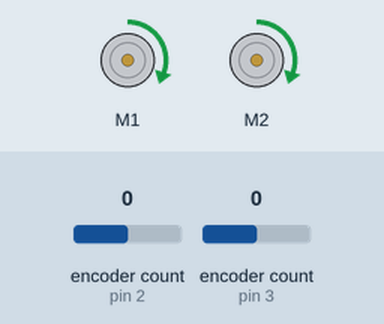
A sketch run on a simulated Arduino Uno, built with avr-gcc and run on an emulated ATmega328P. Shown: 2 × DC motor (green arrow = forward, orange = backward, longer = faster). The test bench sets the inputs (shaded band); at power-on: encoder count (sensors on pin 2, pin 3) 0. What the sketch prints to the serial monitor is not drawn.

Above: at 0.1 s.
Timing chart, 0 to 1.6 s (numbered marks = the images above):
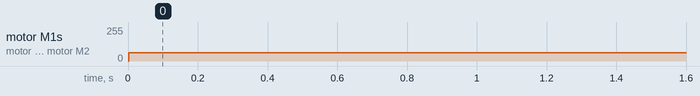

Measured:
- by itself, motor M1, motor M2: stopped → forward 63/255 at 0.00 s

The sketch:

wheel_test.ino
```cpp
#include <Encoder.h>
#include <DualMC33926MotorShield.h>

#define POWER_PIN_RIGHT_WHEEL 8
#define POWER_PIN_LEFT_WHEEL 9
#define COUNTS_PER_REV 4480

Encoder rightWheel(2,6);
Encoder leftWheel(3,5);


DualMC33926MotorShield motorShield;

long right_wheel_pos = -999;
long left_wheel_pos = -999;
float right_num_revs = 0;
float left_num_revs = 0;

void setup() {
  Serial.begin(115200);
  //rightWheel.write(0);
  pinMode(POWER_PIN_RIGHT_WHEEL,OUTPUT);
  digitalWrite(POWER_PIN_RIGHT_WHEEL, HIGH);

  pinMode(POWER_PIN_LEFT_WHEEL,OUTPUT);
  digitalWrite(POWER_PIN_LEFT_WHEEL, HIGH);

  //M1 is right, M2 is left
  motorShield.init();
  motorShield.setM1Speed(100);
  motorShield.setM2Speed(100);
}

void loop() {
  // put your main code here, to run repeatedly:
  readEncoder();
}

void readEncoder(){
  long new_right_pos = rightWheel.read();
  long new_left_pos = leftWheel.read();

  if(new_right_pos != right_wheel_pos || new_left_pos != left_wheel_pos){
     right_wheel_pos = new_right_pos;
     right_num_revs = (float)right_wheel_pos/COUNTS_PER_REV;

     left_wheel_pos = new_left_pos;
     left_num_revs =  (float)left_wheel_pos/COUNTS_PER_REV;

     Serial.print(right_num_revs);
     Serial.print("\t");
     Serial.println(left_num_revs);

  }
}
```
